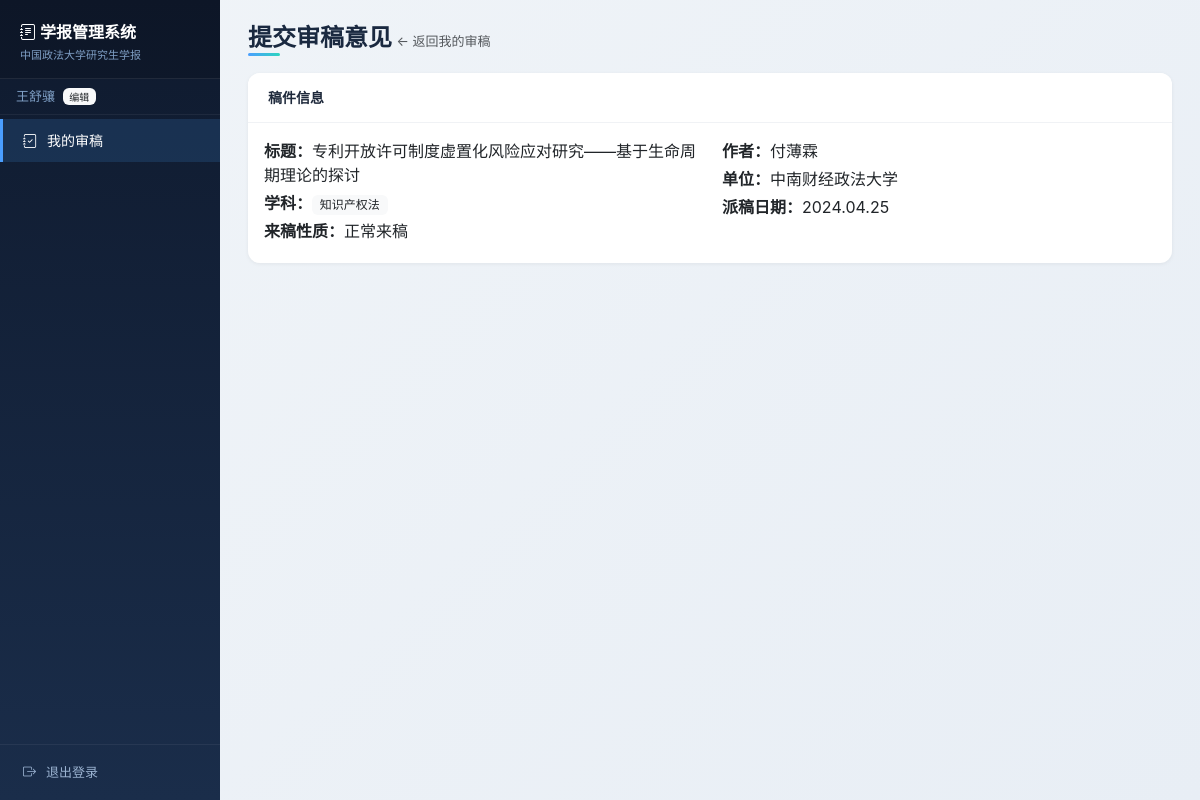
/editor/review/12 (signed in), run on the app's committed database.
### tables this page shows
CREATE TABLE editors (
            id       INTEGER PRIMARY KEY AUTOINCREMENT,
            name     TEXT NOT NULL UNIQUE,
            email    TEXT,
            role     TEXT DEFAULT '编辑',
            subjects TEXT,
            notes    TEXT,
            active   INTEGER DEFAULT 1
        , password_hash TEXT DEFAULT NULL, last_login TEXT);

CREATE TABLE submissions (
            id              INTEGER PRIMARY KEY AUTOINCREMENT,
            title           TEXT NOT NULL,
            field           TEXT NOT NULL,
            sub_field       TEXT,
            submission_type TEXT DEFAULT '正常来稿',
            author1_id      INTEGER REFERENCES authors(id),
            author2_id      INTEGER REFERENCES authors(id),
            received_date   TEXT NOT NULL,
            status          TEXT DEFAULT '待处理',
            issue           TEXT,
            file_path       TEXT,
            notes           TEXT,
            created_at      TEXT DEFAULT (datetime('now','localtime')),
            updated_at      TEXT DEFAULT (datetime('now','localtime'))
        );

CREATE TABLE authors (
            id          INTEGER PRIMARY KEY AUTOINCREMENT,
            name        TEXT NOT NULL,
            email       TEXT,
            phone       TEXT,
            address     TEXT,
            affiliation TEXT,
            department  TEXT,
            grade       TEXT,
            notes       TEXT,
            created_at  TEXT DEFAULT (datetime('now','localtime'))
        );

CREATE TABLE assignments (
            id              INTEGER PRIMARY KEY AUTOINCREMENT,
            submission_id   INTEGER NOT NULL REFERENCES submissions(id),
            editor_id       INTEGER NOT NULL REFERENCES editors(id),
            round           TEXT NOT NULL DEFAULT '一审',
            assigned_date   TEXT NOT NULL,
            deadline        TEXT,
            status          TEXT DEFAULT '待审',
            result          TEXT,
            result_date     TEXT,
            opinion_summary TEXT,
            notes           TEXT,
            created_at      TEXT DEFAULT (datetime('now','localtime'))
        , score_topic REAL, score_argument REAL, score_innovation REAL, score_standard REAL, score_total REAL, review_opinion TEXT, review_comment TEXT, file_review TEXT, file_annotated TEXT, reviewed_at TEXT);

### webapp.py (the view, shortened to what this page needs)
@app.route("/editor/review/<int:aid>", methods=["GET", "POST"])
@login_required
def editor_review(aid):
    conn = get_conn()
    assign = conn.execute("""
        SELECT a.*, s.title, s.field, s.submission_type,
               au.name AS author_name, au.affiliation AS author_aff
        FROM assignments a
        JOIN submissions s ON a.submission_id = s.id
        LEFT JOIN authors au ON s.author1_id = au.id
        WHERE a.id=?
    """, (aid,)).fetchone()
    if not assign:
        conn.close()
        flash("派稿记录不存在", "danger")
        return redirect(url_for("editor_dashboard"))
    if assign["editor_id"] != current_user.id and not current_user.is_admin:
        conn.close()
        flash("这不是分配给您的审稿任务", "danger")
        return redirect(url_for("editor_dashboard"))
    conn.close()
    return render_template("editor_review.html", assign=assign)

### webapp.py (called while the page is built)
@login_manager.user_loader
def load_user(user_id):
    conn = get_conn()
    row = conn.execute("SELECT * FROM editors WHERE id=?", (user_id,)).fetchone()
    conn.close()
    return EditorUser(row) if row else None

def get_conn():
    conn = sqlite3.connect(DB_PATH)
    conn.row_factory = sqlite3.Row
    conn.execute("PRAGMA foreign_keys=ON")
    return conn

def need_setup():
    conn = get_conn()
    cnt = conn.execute(
        "SELECT COUNT(*) FROM editors WHERE password_hash IS NOT NULL"
    ).fetchone()[0]
    conn.close()
    return cnt == 0

@app.before_request
def before_request():
    if not need_setup():
        return
    if request.endpoint not in ("setup", "static"):
        return redirect(url_for("setup"))

    @property
    def is_admin(self):
        return self.role in ("主编", "管理员")

### templates/editor_review.html (shortened to what this page needs)
{% extends "base.html" %}
{% block content %}
<div class="page-header">
    <h4>提交审稿意见</h4>
    <a href="{{ url_for('editor_dashboard') }}" class="text-muted text-decoration-none fs-small">← 返回我的审稿</a>
</div>
<div class="card mb-3">
    <div class="card-header">稿件信息</div>
    <div class="card-body">
        <div class="row">
            <div class="col-md-6">
                <p class="mb-1"><strong>标题：</strong>{{ assign.title }}</p>
                <p class="mb-1"><strong>学科：</strong><span class="badge bg-light text-dark">{{ assign.field }}</span></p>
                <p class="mb-1"><strong>来稿性质：</strong>{{ assign.submission_type }}</p>
            </div>
            <div class="col-md-6">
                <p class="mb-1"><strong>作者：</strong>{{ assign.author_name or '-' }}</p>
                <p class="mb-1"><strong>单位：</strong>{{ assign.author_aff or '-' }}</p>
                <p class="mb-1"><strong>派稿日期：</strong>{{ assign.assigned_date }}</p>
            </div>
        </div>
    </div>
</div>
{% endblock %}

### templates/base.html (shortened to what this page needs)
<!DOCTYPE html>
<html lang="zh-CN">
<head>
    <link href="https://cdn.bootcdn.net/ajax/libs/bootstrap/5.3.3/css/bootstrap.min.css" rel="stylesheet">
    <link rel="stylesheet" href="https://cdn.bootcdn.net/ajax/libs/bootstrap-icons/1.11.3/font/bootstrap-icons.min.css">
</head>
<body>
    {% if current_user.is_authenticated %}
    <nav class="sidebar d-none d-md-block">
        <div class="brand">
            <i class="bi bi-journal-text me-1"></i>学报管理系统
            <small>中国政法大学研究生学报</small>
        </div>
        <div class="px-3 py-2" style="border-bottom:1px solid rgba(255,255,255,.06);font-size:13px">
            <span style="color:#7e9ec4">{{ current_user.name }}</span>
            <span class="badge bg-light text-dark ms-1" style="font-size:10px">{{ current_user.role }}</span>
        </div>
        <ul class="nav flex-column mt-1">
            <li class="nav-item">
                <a class="nav-link {% if request.path.startswith('/editor/') %}active{% endif %}" href="{{ url_for('editor_dashboard') }}">
                    <i class="bi bi-journal-check"></i>我的审稿
                </a>
            </li>
        </ul>
        <div style="position:absolute;bottom:0;left:0;right:0;padding:12px 20px;border-top:1px solid rgba(255,255,255,.06)">
            <a href="{{ url_for('logout') }}" class="nav-link" style="padding:6px 0;color:#9bb3d1;font-size:13px">
                <i class="bi bi-box-arrow-right"></i>退出登录
            </a>
        </div>
    </nav>
    {% endif %}
    <div class="main">
        {% block content %}{% endblock %}
    </div>
</body>
</html>

### templates/base.html (style rules this page uses)
body { background: linear-gradient(135deg, #f0f4f8 0%, #e8eef5 100%); font-family: -apple-system, "Microsoft YaHei", "PingFang SC", sans-serif; }
.sidebar { position: fixed; top: 0; bottom: 0; left: 0; width: 220px; background: linear-gradient(180deg, #0f1a2e 0%, #1a2d4a 100%); z-index: 100; padding-top: 0; overflow-y: auto; }
.sidebar .brand { padding: 20px 20px 14px; color: #fff; font-size: 16px; font-weight: 700; border-bottom: 1px solid rgba(255,255,255,.08); background: rgba(0,0,0,.15); }
.sidebar .brand small { display: block; font-size: 11px; font-weight: 400; color: #7e9ec4; margin-top: 3px; }
.sidebar .nav-link { color: #9bb3d1; padding: 11px 20px; font-size: 14px; border-radius: 0; transition: all .2s; border-left: 3px solid transparent; }
.sidebar .nav-link.active { color: #fff; background: rgba(74,158,255,.15); border-left: 3px solid #4a9eff; }
.sidebar .nav-link i { margin-right: 10px; width: 18px; text-align: center; }
.main { margin-left: 220px; padding: 24px 28px; min-height: 100vh; }
.page-header { margin-bottom: 20px; }
.page-header h4 { margin: 0; font-weight: 700; color: #1a2940; position: relative; display: inline-block; }
.page-header h4::after { content: ''; position: absolute; bottom: -3px; left: 0; width: 32px; height: 3px; background: linear-gradient(90deg, #4a9eff, #2dd4bf); border-radius: 2px; }
.page-header .text-muted { font-size: 13px; }
.card { border: none; border-radius: 12px; box-shadow: 0 1px 4px rgba(0,0,0,.06); margin-bottom: 16px; background: #fff; transition: box-shadow .2s; }
.card-header { background: #fff; border-bottom: 1px solid #f0f2f5; padding: 14px 20px; font-weight: 600; font-size: 14px; border-radius: 12px 12px 0 0 !important; color: #1e293b; }
.badge { font-weight: 500; }
.fs-small { font-size: 12px; }

### data on the page
editors: name "王舒骧", role "编辑"
submissions: title "专利开放许可制度虚置化风险应对研究——基于生命周期理论的探讨", field "知识产权法", submission_type "正常来稿"
authors: name "付薄霖", affiliation "中南财经政法大学"
assignments: assigned_date "2024.04.25"
